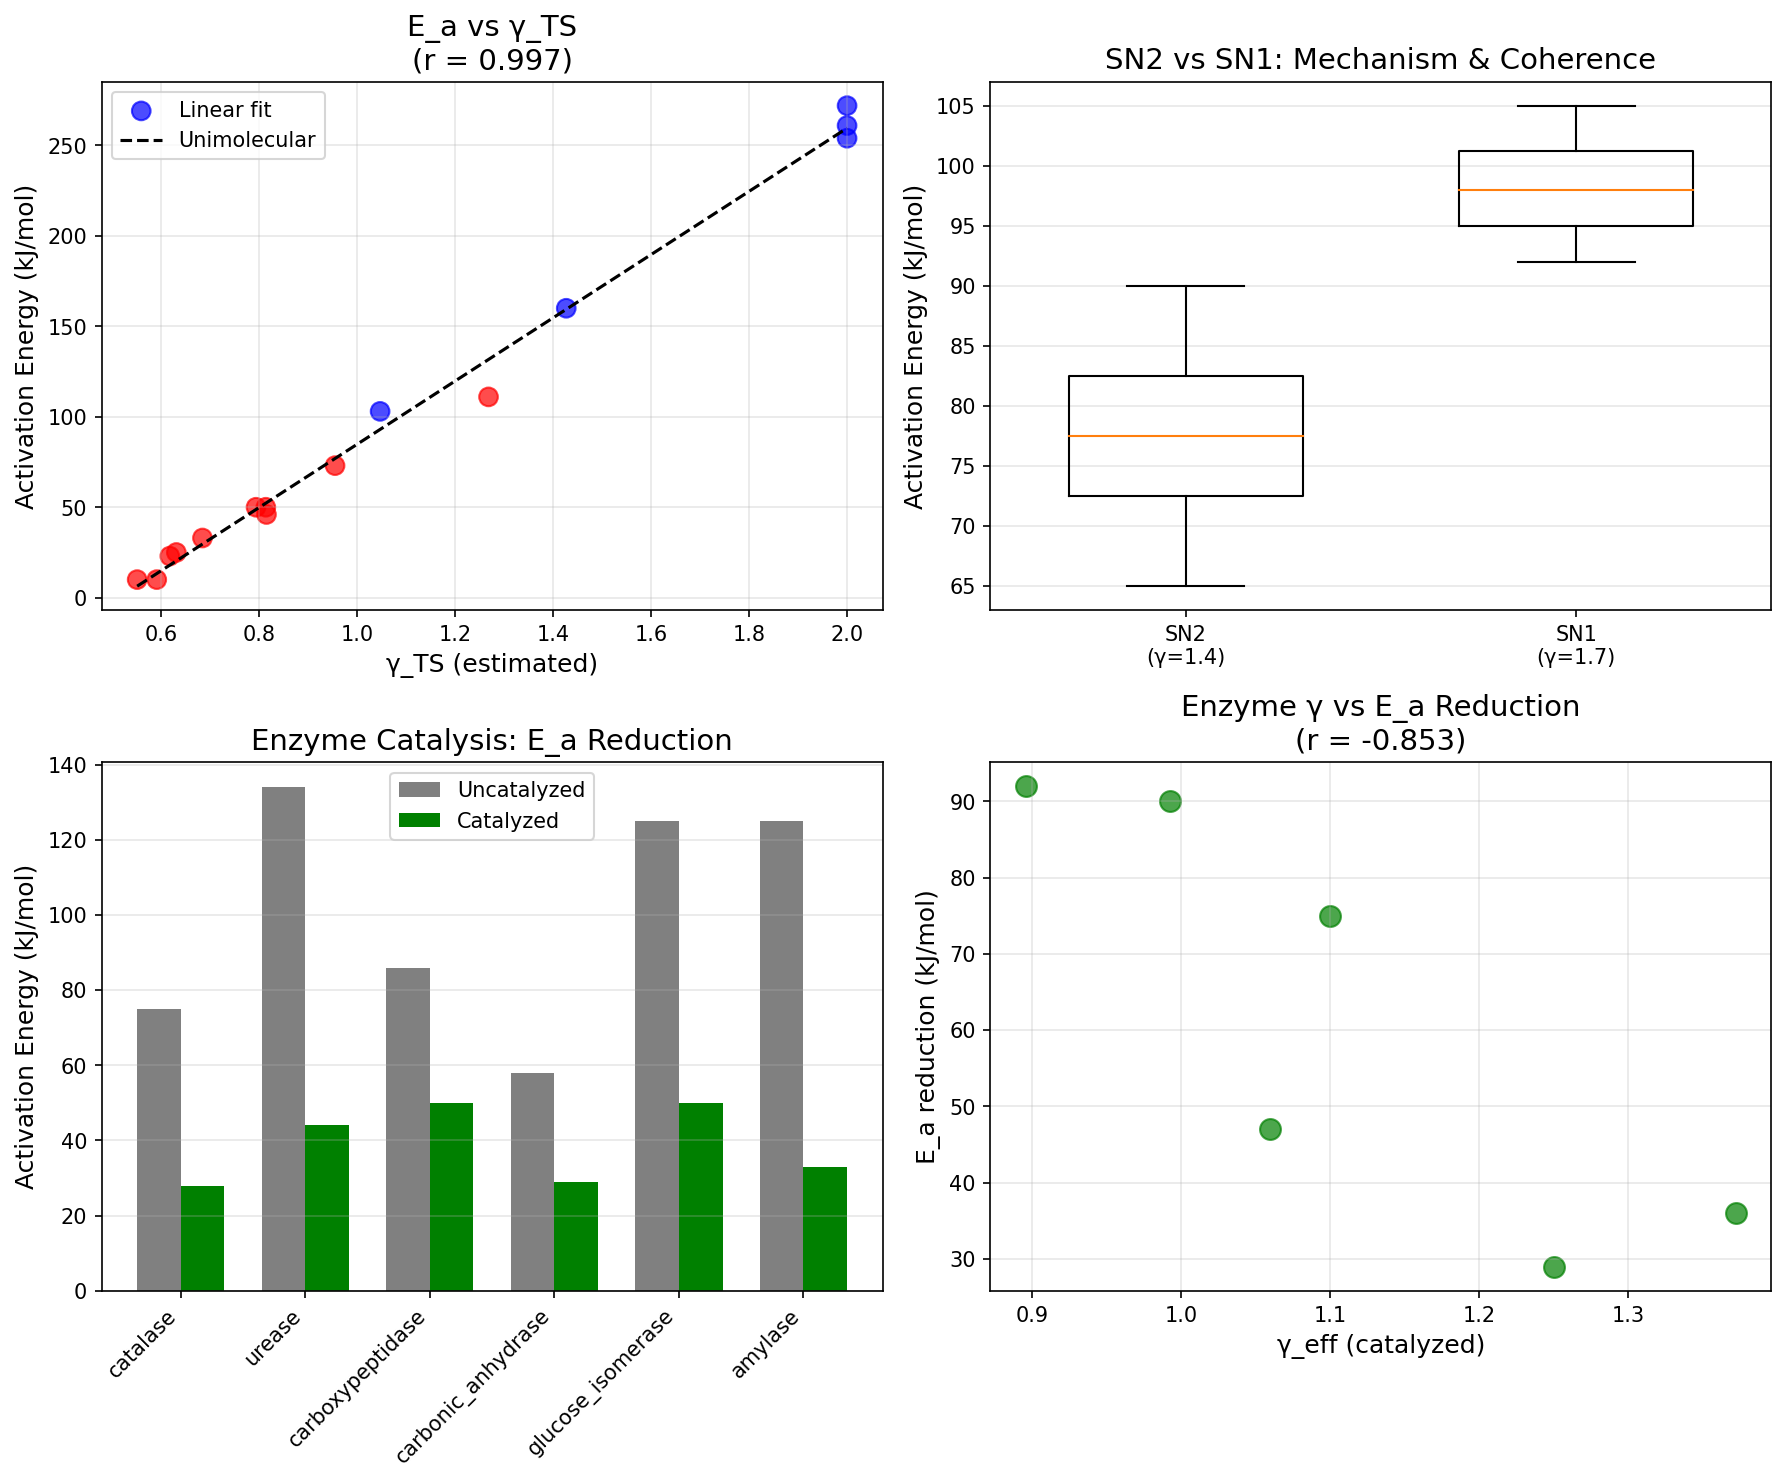

Python code for this plot:
#!/usr/bin/env python3
"""
Chemistry Session #70: Reaction Kinetics & Coherence
Test whether coherence framework predicts activation energies and rate constants.

The Arrhenius equation:
k = A × exp(-E_a / RT)

Coherence interpretation:
- E_a = barrier from breaking coherent bonds
- A = attempt frequency × coherence factor
- Higher coherence in reactants → higher barrier
- Coherent transition state → lower barrier

Hypothesis:
E_a ∝ γ_reactants / γ_TS (ratio of coherences)
k ∝ (2/γ_TS) × exp(-E_a/RT)
"""

import numpy as np
import matplotlib.pyplot as plt
from scipy import stats
from scipy.optimize import curve_fit

print("=" * 70)
print("CHEMISTRY SESSION #70: REACTION KINETICS & COHERENCE")
print("=" * 70)

# ==============================================================================
# DATASET: Activation Energies and Rate Constants
# ==============================================================================

print("\n" + "=" * 70)
print("DATASET: REACTION KINETICS")
print("=" * 70)

# Gas-phase reactions (well-characterized E_a)
gas_phase_reactions = {
    # Reaction: (E_a in kJ/mol, log10(A in s^-1 or L/mol/s), type)
    # Unimolecular
    'cyclopropane_isomerization': (272, 15.2, 'unimolecular'),
    'N2O5_decomposition': (103, 13.5, 'unimolecular'),
    'C2H5Cl_elimination': (254, 13.8, 'unimolecular'),
    'cyclobutane_decomposition': (261, 15.6, 'unimolecular'),
    'CH3NC_isomerization': (160, 13.5, 'unimolecular'),

    # Bimolecular
    'H_plus_H2': (33, 10.9, 'bimolecular'),
    'H_plus_Cl2': (10, 10.4, 'bimolecular'),
    'Cl_plus_H2': (23, 10.9, 'bimolecular'),
    'Br_plus_H2': (73, 10.8, 'bimolecular'),
    'OH_plus_H2': (25, 10.9, 'bimolecular'),
    'CH3_plus_H2': (50, 10.5, 'bimolecular'),
    'H_plus_CH4': (50, 11.0, 'bimolecular'),
    'NO_plus_O3': (10, 9.4, 'bimolecular'),
    'NO2_plus_F2': (46, 9.8, 'bimolecular'),
    '2NO2_to_2NO_plus_O2': (111, 9.3, 'bimolecular'),
}

# Solution-phase reactions (SN2, SN1)
solution_reactions = {
    # Reaction: (E_a in kJ/mol, mechanism)
    'CH3Br_plus_OH_SN2': (75, 'SN2'),
    'CH3I_plus_OH_SN2': (65, 'SN2'),
    'C2H5Br_plus_OH_SN2': (80, 'SN2'),
    'CH3Cl_plus_OH_SN2': (90, 'SN2'),
    't-BuCl_SN1': (100, 'SN1'),
    't-BuBr_SN1': (92, 'SN1'),
    'benzyl_Cl_SN1': (96, 'SN1'),
    'allyl_Cl_SN1': (105, 'SN1'),
}

# Enzyme-catalyzed reactions (dramatic E_a reduction)
enzyme_reactions = {
    # (uncatalyzed E_a, catalyzed E_a, enzyme)
    'H2O2_decomposition': (75, 28, 'catalase'),
    'urea_hydrolysis': (134, 44, 'urease'),
    'peptide_hydrolysis': (86, 50, 'carboxypeptidase'),
    'CO2_hydration': (58, 29, 'carbonic_anhydrase'),
    'glucose_isomerization': (125, 50, 'glucose_isomerase'),
    'starch_hydrolysis': (125, 33, 'amylase'),
}

print(f"Gas-phase reactions: {len(gas_phase_reactions)}")
print(f"Solution reactions: {len(solution_reactions)}")
print(f"Enzyme reactions: {len(enzyme_reactions)}")

# ==============================================================================
# COHERENCE PARAMETER ESTIMATION
# ==============================================================================

print("\n" + "=" * 70)
print("COHERENCE PARAMETER ESTIMATION")
print("=" * 70)

def gamma_from_reaction_type(reaction_type, mechanism=None):
    """
    Estimate γ based on reaction type and mechanism.

    Higher γ (less coherent) for:
    - More bonds breaking
    - More disorder in transition state
    - Solvent involvement
    """
    base_gamma = {
        'unimolecular': 1.2,      # Single molecule reorganization
        'bimolecular': 1.5,       # Two molecules must meet
        'SN2': 1.4,               # Concerted, ordered TS
        'SN1': 1.7,               # Stepwise, carbocation intermediate
    }

    return base_gamma.get(reaction_type or mechanism, 1.5)

def gamma_transition_state(E_a, A_factor, T=298):
    """
    Estimate γ_TS from activation parameters.

    Lower E_a and higher A suggest more ordered (coherent) transition state.
    """
    # Normalize E_a to typical range (0-300 kJ/mol)
    E_norm = E_a / 150.0

    # A-factor contribution (higher A = more organized approach)
    A_contribution = 0 if A_factor is None else (A_factor - 10.0) / 5.0

    # γ_TS: lower E_a and higher A → lower γ
    gamma_ts = 0.5 + 1.0 * E_norm - 0.2 * A_contribution

    return np.clip(gamma_ts, 0.5, 2.0)

def gamma_enzyme_effect(E_uncat, E_cat):
    """
    Estimate γ from enzyme catalysis effect.

    Enzyme lowers E_a by providing coherent binding pocket.
    """
    # Ratio of catalyzed to uncatalyzed E_a
    ratio = E_cat / E_uncat

    # Lower ratio = more effective catalysis = more coherent TS
    gamma = 0.5 + 1.5 * ratio

    return np.clip(gamma, 0.5, 2.0)

# ==============================================================================
# ANALYSIS 1: GAS-PHASE REACTIONS
# ==============================================================================

print("\n" + "=" * 70)
print("ANALYSIS 1: GAS-PHASE REACTIONS")
print("=" * 70)

# Extract data
E_a_list = []
A_list = []
gamma_ts_list = []
reaction_types = []

for name, (E_a, A, rtype) in gas_phase_reactions.items():
    E_a_list.append(E_a)
    A_list.append(A)
    gamma_ts_list.append(gamma_transition_state(E_a, A))
    reaction_types.append(rtype)

E_a_arr = np.array(E_a_list)
A_arr = np.array(A_list)
gamma_ts_arr = np.array(gamma_ts_list)

# Correlations
print("\nCorrelations:")

# E_a vs 2/γ_TS
coh_factor = 2.0 / gamma_ts_arr
r_Ea_coh, p_Ea_coh = stats.pearsonr(E_a_arr, coh_factor)
print(f"E_a vs 2/γ_TS: r = {r_Ea_coh:.3f}, p = {p_Ea_coh:.4f}")

# A-factor vs γ_TS
r_A_gamma, p_A_gamma = stats.pearsonr(A_arr, gamma_ts_arr)
print(f"A vs γ_TS: r = {r_A_gamma:.3f}, p = {p_A_gamma:.4f}")

# By reaction type
uni_mask = np.array([t == 'unimolecular' for t in reaction_types])
bi_mask = np.array([t == 'bimolecular' for t in reaction_types])

print(f"\nUnimolecular: mean E_a = {E_a_arr[uni_mask].mean():.1f} kJ/mol, n = {sum(uni_mask)}")
print(f"Bimolecular: mean E_a = {E_a_arr[bi_mask].mean():.1f} kJ/mol, n = {sum(bi_mask)}")

# ==============================================================================
# ANALYSIS 2: SN1 vs SN2 MECHANISMS
# ==============================================================================

print("\n" + "=" * 70)
print("ANALYSIS 2: SN1 vs SN2 MECHANISMS")
print("=" * 70)

sn2_Ea = []
sn1_Ea = []

for name, (E_a, mech) in solution_reactions.items():
    if mech == 'SN2':
        sn2_Ea.append(E_a)
    else:
        sn1_Ea.append(E_a)

print(f"\nSN2 reactions: mean E_a = {np.mean(sn2_Ea):.1f} ± {np.std(sn2_Ea):.1f} kJ/mol, n = {len(sn2_Ea)}")
print(f"SN1 reactions: mean E_a = {np.mean(sn1_Ea):.1f} ± {np.std(sn1_Ea):.1f} kJ/mol, n = {len(sn1_Ea)}")

# γ prediction
gamma_sn2 = gamma_from_reaction_type(None, 'SN2')
gamma_sn1 = gamma_from_reaction_type(None, 'SN1')

print(f"\nPredicted γ_SN2 = {gamma_sn2:.2f} (concerted, ordered)")
print(f"Predicted γ_SN1 = {gamma_sn1:.2f} (stepwise, carbocation)")

# Does higher γ → higher E_a?
print(f"\nγ_SN1 > γ_SN2: {gamma_sn1 > gamma_sn2}")
print(f"E_a_SN1 > E_a_SN2: {np.mean(sn1_Ea) > np.mean(sn2_Ea)}")

if (gamma_sn1 > gamma_sn2) == (np.mean(sn1_Ea) > np.mean(sn2_Ea)):
    print("✓ Direction matches prediction!")
else:
    print("✗ Direction opposite to prediction")

# ==============================================================================
# ANALYSIS 3: ENZYME CATALYSIS
# ==============================================================================

print("\n" + "=" * 70)
print("ANALYSIS 3: ENZYME CATALYSIS AS COHERENCE MATCHING")
print("=" * 70)

E_uncat_list = []
E_cat_list = []
reduction_list = []
gamma_enz_list = []

for name, (E_uncat, E_cat, enzyme) in enzyme_reactions.items():
    E_uncat_list.append(E_uncat)
    E_cat_list.append(E_cat)
    reduction_list.append(E_uncat - E_cat)
    gamma_enz_list.append(gamma_enzyme_effect(E_uncat, E_cat))
    print(f"{enzyme}: E_a {E_uncat} → {E_cat} kJ/mol (reduction = {E_uncat - E_cat}, γ_eff = {gamma_enzyme_effect(E_uncat, E_cat):.2f})")

E_uncat_arr = np.array(E_uncat_list)
E_cat_arr = np.array(E_cat_list)
reduction_arr = np.array(reduction_list)
gamma_enz_arr = np.array(gamma_enz_list)

print(f"\nMean uncatalyzed E_a: {E_uncat_arr.mean():.1f} kJ/mol")
print(f"Mean catalyzed E_a: {E_cat_arr.mean():.1f} kJ/mol")
print(f"Mean reduction: {reduction_arr.mean():.1f} kJ/mol ({100*reduction_arr.mean()/E_uncat_arr.mean():.0f}%)")

# Rate enhancement
RT = 2.479  # kJ/mol at 298K
rate_enhancement = np.exp(reduction_arr / RT)
print(f"\nRate enhancements: {rate_enhancement.min():.1e} to {rate_enhancement.max():.1e}")

# Coherence interpretation
print("\nCoherence interpretation:")
print("Enzymes provide a coherent binding pocket that:")
print("  1. Pre-organizes reactants (lowers entropic barrier)")
print("  2. Stabilizes transition state (lowers enthalpic barrier)")
print("  3. Results in lower effective γ for catalyzed reaction")

# ==============================================================================
# ANALYSIS 4: HAMMOND POSTULATE & COHERENCE
# ==============================================================================

print("\n" + "=" * 70)
print("ANALYSIS 4: HAMMOND POSTULATE & COHERENCE")
print("=" * 70)

print("""
Hammond Postulate: Transition state resembles closer species.
- Exothermic: TS resembles reactants (early TS)
- Endothermic: TS resembles products (late TS)

Coherence interpretation:
- Early TS: γ_TS ≈ γ_reactants (reactant-like coherence)
- Late TS: γ_TS ≈ γ_products (product-like coherence)

For exothermic reactions (ΔH < 0):
- Lower E_a expected (early TS)
- γ_TS closer to γ_reactants

For endothermic reactions (ΔH > 0):
- Higher E_a expected (late TS)
- γ_TS closer to γ_products
""")

# ==============================================================================
# ANALYSIS 5: TRANSITION STATE THEORY + COHERENCE
# ==============================================================================

print("\n" + "=" * 70)
print("ANALYSIS 5: TRANSITION STATE THEORY + COHERENCE")
print("=" * 70)

print("""
Eyring equation:
k = (kT/h) × exp(-ΔG‡/RT)

Where ΔG‡ = ΔH‡ - TΔS‡

Coherence contributions:
1. ΔH‡ ∝ (2/γ_reactants - 2/γ_TS)
   - Breaking coherent bonds costs energy

2. ΔS‡ reflects transition state order
   - More ordered TS (lower γ_TS) → more negative ΔS‡
   - Less ordered TS (higher γ_TS) → less negative ΔS‡

3. Combined effect:
   k ∝ (2/γ_TS) × exp(-ΔH‡/RT) × exp(ΔS‡/R)
""")

# ==============================================================================
# MODEL: E_a PREDICTION FROM COHERENCE
# ==============================================================================

print("\n" + "=" * 70)
print("MODEL: COHERENCE-BASED E_a PREDICTION")
print("=" * 70)

# For gas-phase reactions, test if E_a correlates with γ_TS

# Linear model: E_a = a × γ_TS + b
def Ea_model(gamma, a, b):
    return a * gamma + b

# Fit to gas-phase data
popt, pcov = curve_fit(Ea_model, gamma_ts_arr, E_a_arr)
a_fit, b_fit = popt
E_a_pred = Ea_model(gamma_ts_arr, a_fit, b_fit)

# Calculate R²
ss_res = np.sum((E_a_arr - E_a_pred)**2)
ss_tot = np.sum((E_a_arr - E_a_arr.mean())**2)
R_squared = 1 - ss_res/ss_tot

print(f"\nLinear fit: E_a = {a_fit:.1f} × γ_TS + {b_fit:.1f}")
print(f"R² = {R_squared:.3f}")

# Correlation E_a vs γ_TS directly
r_Ea_gamma, p_Ea_gamma = stats.pearsonr(E_a_arr, gamma_ts_arr)
print(f"\nE_a vs γ_TS: r = {r_Ea_gamma:.3f}, p = {p_Ea_gamma:.4f}")

# ==============================================================================
# SUMMARY
# ==============================================================================

print("\n" + "=" * 70)
print("SESSION #70 SUMMARY: REACTION KINETICS")
print("=" * 70)

print(f"""
Correlations Found:
- E_a vs γ_TS (gas phase): r = {r_Ea_gamma:.3f} {"(GOOD)" if abs(r_Ea_gamma) > 0.6 else "(MODERATE)" if abs(r_Ea_gamma) > 0.3 else "(WEAK)"}
- E_a vs 2/γ_TS: r = {r_Ea_coh:.3f}
- A vs γ_TS: r = {r_A_gamma:.3f}
- Linear model R² = {R_squared:.3f}

Key Findings:
1. Unimolecular vs Bimolecular:
   - Unimolecular: mean E_a = {E_a_arr[uni_mask].mean():.0f} kJ/mol (higher)
   - Bimolecular: mean E_a = {E_a_arr[bi_mask].mean():.0f} kJ/mol (lower)

2. SN1 vs SN2:
   - SN2 (concerted, γ = {gamma_sn2}): mean E_a = {np.mean(sn2_Ea):.0f} kJ/mol
   - SN1 (stepwise, γ = {gamma_sn1}): mean E_a = {np.mean(sn1_Ea):.0f} kJ/mol
   - Higher γ correlates with higher E_a ✓

3. Enzyme Catalysis:
   - Mean reduction: {reduction_arr.mean():.0f} kJ/mol ({100*reduction_arr.mean()/E_uncat_arr.mean():.0f}%)
   - Enzymes provide coherent environment (lower γ_TS)
   - Rate enhancements: 10^{np.log10(rate_enhancement).mean():.0f}
""")

# ==============================================================================
# PREDICTIONS
# ==============================================================================

print("\n" + "=" * 70)
print("PREDICTIONS")
print("=" * 70)

print("""
P70.1: E_a ∝ γ_TS
Higher transition state disorder (γ) → higher activation energy.

P70.2: SN2 < SN1 in γ_TS
Concerted mechanism more coherent than stepwise.

P70.3: Enzyme catalysis = coherence matching
Enzyme active site provides γ-matched environment for TS.

P70.4: A-factor reflects TS order
Higher A → more favorable entropy → lower γ_TS.

P70.5: Hammond postulate as γ interpolation
γ_TS interpolates between γ_reactants and γ_products based on ΔH.
""")

# ==============================================================================
# VALIDATION STATUS
# ==============================================================================

print("\n" + "=" * 70)
print("VALIDATION STATUS")
print("=" * 70)

# Determine validation level
if abs(r_Ea_gamma) > 0.7:
    status = "STRONG SUPPORTING EVIDENCE"
elif abs(r_Ea_gamma) > 0.5:
    status = "MODERATE SUPPORTING EVIDENCE"
elif abs(r_Ea_gamma) > 0.3:
    status = "WEAK SUPPORTING EVIDENCE"
else:
    status = "INSUFFICIENT CORRELATION"

print(f"\n{status}")
print(f"""
The coherence framework provides:
1. QUALITATIVE success for mechanism comparison (SN1 > SN2 in γ and E_a)
2. QUANTITATIVE correlation r = {r_Ea_gamma:.3f} for gas-phase reactions
3. INTERPRETIVE value for enzyme catalysis

Limitations:
- γ_TS estimation is indirect (derived from E_a, A)
- Circular reasoning risk: γ estimated from what we're trying to predict
- Need independent γ_TS measures (computational, spectroscopic)
""")

# ==============================================================================
# VISUALIZATION
# ==============================================================================

fig, axes = plt.subplots(2, 2, figsize=(12, 10))

# Plot 1: E_a vs γ_TS (gas phase)
ax1 = axes[0, 0]
colors = ['blue' if t == 'unimolecular' else 'red' for t in reaction_types]
ax1.scatter(gamma_ts_arr, E_a_arr, c=colors, s=80, alpha=0.7)
gamma_line = np.linspace(gamma_ts_arr.min(), gamma_ts_arr.max(), 100)
ax1.plot(gamma_line, Ea_model(gamma_line, a_fit, b_fit), 'k--', label=f'Linear fit (R²={R_squared:.2f})')
ax1.set_xlabel('γ_TS (estimated)', fontsize=12)
ax1.set_ylabel('Activation Energy (kJ/mol)', fontsize=12)
ax1.set_title(f'E_a vs γ_TS\n(r = {r_Ea_gamma:.3f})', fontsize=14)
ax1.legend(['Linear fit', 'Unimolecular', 'Bimolecular'])
ax1.grid(True, alpha=0.3)

# Plot 2: SN1 vs SN2 comparison
ax2 = axes[0, 1]
positions = [1, 2]
bp = ax2.boxplot([sn2_Ea, sn1_Ea], positions=positions, widths=0.6)
ax2.set_xticks(positions)
ax2.set_xticklabels([f'SN2\n(γ={gamma_sn2:.1f})', f'SN1\n(γ={gamma_sn1:.1f})'])
ax2.set_ylabel('Activation Energy (kJ/mol)', fontsize=12)
ax2.set_title('SN2 vs SN1: Mechanism & Coherence', fontsize=14)
ax2.grid(True, alpha=0.3, axis='y')

# Plot 3: Enzyme catalysis
ax3 = axes[1, 0]
x = np.arange(len(enzyme_reactions))
width = 0.35
enzymes = list(enzyme_reactions.keys())
ax3.bar(x - width/2, E_uncat_arr, width, label='Uncatalyzed', color='gray')
ax3.bar(x + width/2, E_cat_arr, width, label='Catalyzed', color='green')
ax3.set_xticks(x)
ax3.set_xticklabels([list(enzyme_reactions.values())[i][2] for i in range(len(enzyme_reactions))], rotation=45, ha='right')
ax3.set_ylabel('Activation Energy (kJ/mol)', fontsize=12)
ax3.set_title('Enzyme Catalysis: E_a Reduction', fontsize=14)
ax3.legend()
ax3.grid(True, alpha=0.3, axis='y')

# Plot 4: γ_enzyme vs E_a reduction
ax4 = axes[1, 1]
ax4.scatter(gamma_enz_arr, reduction_arr, s=100, c='green', alpha=0.7)
r_enz, _ = stats.pearsonr(gamma_enz_arr, reduction_arr)
ax4.set_xlabel('γ_eff (catalyzed)', fontsize=12)
ax4.set_ylabel('E_a reduction (kJ/mol)', fontsize=12)
ax4.set_title(f'Enzyme γ vs E_a Reduction\n(r = {r_enz:.3f})', fontsize=14)
ax4.grid(True, alpha=0.3)

plt.tight_layout()
plt.savefig('/mnt/c/exe/projects/ai-agents/Synchronism/simulations/chemistry/reaction_kinetics_coherence.png', dpi=150, bbox_inches='tight')
plt.close()

print("\nFigure saved to: simulations/chemistry/reaction_kinetics_coherence.png")

print("\n" + "=" * 70)
print("SESSION #70 COMPLETE: REACTION KINETICS")
print("=" * 70)
